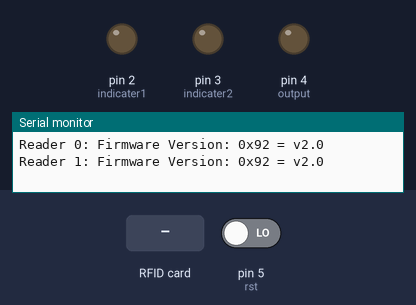
The sketch below on a simulated Arduino Uno, built with avr-gcc and run on an emulated ATmega328P. Parts: output pins drawn as LEDs (lit = HIGH), the last lines printed to the serial monitor. Dashed ring = blinking. The test bench sets the inputs (shaded band); at power-on: pin 5 (rst) LOW. Pins used as bus, display or sensor lines are not drawn.

Above: at 1.3 s.
1.4 s: RFID card A6 8E 5E 8E held to the reader
At 2.1 s:
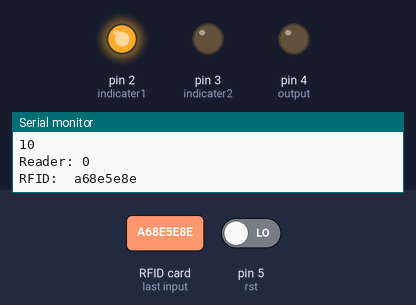
2.9 s: RFID card 5E 7A 19 C4 held to the reader
At 3.4 s:
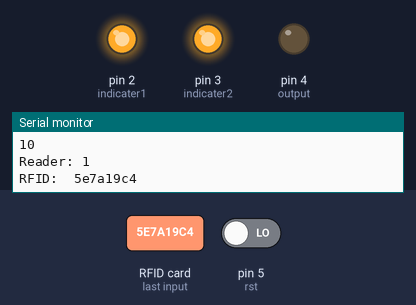
4.4 s: RFID card A6 8E 5E 8E held to the reader
At 4.61 s:
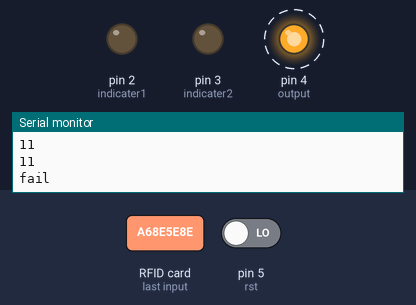
7.4 s: RFID card 5E 7A 19 C4 held to the reader
At 8.4 s:
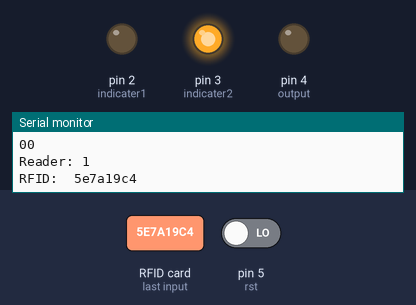
8.9 s: pin 5 (rst) driven HIGH
At 10.3 s:
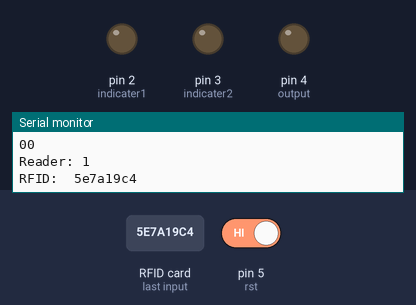
Timing chart, 0 to 11.6 s (numbered marks = the images above; inputs shaded):
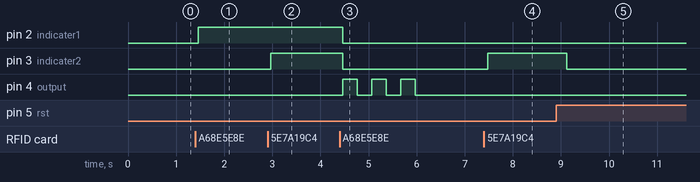

The sketch:

seqCard-seqPlace.ino
```cpp
/**
  *
 * Typical pin layout used:
 * -----------------------------------------------------------------------------------------
 *             MFRC522      Arduino       Arduino   Arduino    Arduino          Arduino
 *             Reader/PCD   Uno/101       Mega      Nano v3    Leonardo/Micro   Pro Micro
 * Signal      Pin          Pin           Pin       Pin        Pin              Pin
 * -----------------------------------------------------------------------------------------
 * RST/Reset   RST          9             5         D9         RESET/ICSP-5     RST
 * SPI SS 1    SDA(SS)      ** custom, take a unused pin, only HIGH/LOW required **
 * SPI SS 2    SDA(SS)      ** custom, take a unused pin, only HIGH/LOW required **
 * SPI MOSI    MOSI         11 / ICSP-4   51        D11        ICSP-4           16
 * SPI MISO    MISO         12 / ICSP-1   50        D12        ICSP-1           14
 * SPI SCK     SCK          13 / ICSP-3   52        D13        ICSP-3           15
 *
 */

/*  Wiring up the RFID Readers ***
 *  RFID readers based on the Mifare RC522 like this one:  http://amzn.to/2gwB81z
 *  get wired up like this:
 *
 *  RFID pin    Arduino pin (above)
 *  _________   ________
 *  SDA          SDA - each RFID board needs its OWN pin on the arduino
 *  SCK          SCK - all RFID boards connect to this one pin
 *  MOSI         MOSI - all RFID boards connect to this one pin
 *  MISO         MISO - all RFID boards connect to this one pin
 *  IRQ          not used
 *  GND          GND - all RFID connect to GND
 *  RST          RST - all RFID boards connect to this one pin
 *  3.3V         3v3 - all RFID connect to 3.3v for power supply
 *
 */


#include <SPI.h>
#include <MFRC522.h>

#define RST_PIN         9          // Configurable, see typical pin layout above

//each SS_x_PIN variable indicates the unique SS pin for another RFID reader
#define SS_1_PIN        10         // Configurable, take a unused pin, only HIGH/LOW required, must be diffrent to SS 2
#define SS_2_PIN        8          // Configurable, take a unused pin, only HIGH/LOW required, must be diffrent to SS 1
#define SS_3_PIN        7          // Configurable, take a unused pin, only HIGH/LOW required, must be diffrent to SS 1


//must have one SS_x_PIN for each reader connected
#define NR_OF_READERS   2

//indicater of light
#define indicater1 2
#define indicater2 3
#define output 4

//reset button
#define rst 5
int lastButtonState = LOW;   // the previous reading from the input pin
int buttonState;             // the current reading from the input pin

byte ssPins[] = {SS_1_PIN, SS_2_PIN, SS_3_PIN};

MFRC522 mfrc522[NR_OF_READERS];   // Create MFRC522 instance.
String read_rfid;


//this is the pin the relay is on, change as needed for your code
int NoCardCnt = 0;
int currentSequence[NR_OF_READERS];
int currentPlaceSequence[NR_OF_READERS];
int cardCount = 0;

// *************customized***************

int targetSequence[] = {1,2};
int indicaters[] = {indicater1, indicater2};

String cardstr[] = {"a68e5e8e", "46ec294"};
// String card1str = "a68e5e8e";
// String card2str = "46ec294";


/**
 * Initialize.
 */
void setup() {
  pinMode(indicater1, OUTPUT);
  pinMode(indicater2, OUTPUT);
  pinMode(output, OUTPUT);

  pinMode(rst, INPUT);


  digitalWrite(indicater1, LOW);
  digitalWrite(indicater2, LOW);
  digitalWrite(output, LOW);


  Serial.begin(9600); // Initialize serial communications with the PC
  while (!Serial);    // Do nothing if no serial port is opened (added for Arduinos based on ATMEGA32U4)

  SPI.begin();        // Init SPI bus

  for (uint8_t reader = 0; reader < NR_OF_READERS; reader++) {
    mfrc522[reader].PCD_Init(ssPins[reader], RST_PIN); // Init each MFRC522 card
    Serial.print(F("Reader "));
    Serial.print(reader);
    Serial.print(F(": "));
    mfrc522[reader].PCD_DumpVersionToSerial();
  }

}

/**
 * Main loop.
 */
void loop() {

  int buttonReading = digitalRead(rst);
//    Serial.println(buttonReading);

  debounce(buttonReading);

//  Serial.println(buttonState);

  if(buttonState){
    reset();
  }

  if (NoCardCnt > 150){
    reset();
  }

  for (uint8_t reader = 0; reader < NR_OF_READERS; reader++) {
    // Look for new cards

    if (mfrc522[reader].PICC_IsNewCardPresent() && mfrc522[reader].PICC_ReadCardSerial()) {

      dump_byte_array(mfrc522[reader].uid.uidByte, mfrc522[reader].uid.size);

      // currentSequence[cardCount-1] = reader+1;
      int readcardIndex = 0;
      for (int i=0; i<NR_OF_READERS; i++) {
         if (read_rfid == cardstr[i]) {
           readcardIndex = i+1;
           cardCount = cardCount + 1;
           currentSequence[cardCount-1] = readcardIndex;
           currentPlaceSequence[cardCount-1] = reader + 1;

           break;
         }
      }

      showCurrentSequence();

      digitalWrite(indicaters[reader], HIGH);


      Serial.print(F("Reader: "));
      Serial.println(reader);
      // Show some details of the PICC (that is: the tag/card)
      Serial.print(F("RFID:  "));
      Serial.println(read_rfid);


      // Halt PICC
      mfrc522[reader].PICC_HaltA();
      // Stop encryption on PCD
      mfrc522[reader].PCD_StopCrypto1();

    }
    else{
      NoCardCnt = NoCardCnt + 1;
      delay(50);
    }


    if(cardCount == NR_OF_READERS){
      showCurrentSequence();
      if(checkSequence(targetSequence, currentSequence)&&checkSequence(currentSequence, currentPlaceSequence)){
        passAction();
      }else{
        failAction();
      }
    }

  }

  lastButtonState = buttonReading;

}


void dump_byte_array(byte *buffer, byte bufferSize) {
  read_rfid = "";
  for (byte i = 0; i < bufferSize; i++) {
    read_rfid = read_rfid  + String(buffer[i], HEX);
  }
}


void reset(){
  digitalWrite(indicater1, LOW);
  digitalWrite(indicater2, LOW);
  digitalWrite(output, LOW);
  cardCount = 0;
  NoCardCnt = 0;
  for (int i = 0; i < NR_OF_READERS; i++)
  {
    currentSequence[i] = 0;
    currentPlaceSequence[i] = 0;
  }
}

boolean checkSequence(int target[], int current[]){
    if (sizeof(target) != sizeof(current))
    {
      return false;
    }else{
      for (int i = 0; i < sizeof(current); i++) {
        if (target[i]!=current[i])
        {
          return false;
        }
      }
      return true;
    }
}

void showCurrentSequence(){
  for (int i = 0; i < NR_OF_READERS; i++){
        Serial.print(currentSequence[i]);
      }
  Serial.println();
  for (int i = 0; i < NR_OF_READERS; i++){
        Serial.print(currentPlaceSequence[i]);
      }
  Serial.println();
}

void passAction(){
  reset();
  Serial.println("pass");
  digitalWrite(output, HIGH);
  delay(2000); // delay 2 sec
  reset();
}

void failAction(){
  reset();
  Serial.println("fail");
  for (int i = 0; i < 3; ++i)
  {
    digitalWrite(output, HIGH);
    delay(300);
    digitalWrite(output, LOW);
    delay(300);
  }
  reset();

}

void debounce(int reading){
  unsigned long lastDebounceTime = 0;  // the last time the output pin was toggled
  unsigned long debounceDelay = 20;    // the debounce time; increase if the output flickers

    // If the switch changed, due to noise or pressing:
  if (reading != lastButtonState) {
    // reset the debouncing timer
    lastDebounceTime = millis();
  }

  if ((millis() - lastDebounceTime) > debounceDelay) {
    // whatever the reading is at, it's been there for longer than the debounce
    // delay, so take it as the actual current state:

    // if the button state has changed:
    if (reading != buttonState) {
      buttonState = reading;


    }
  }

}
```

Measured:
- after the input at 1.4 s, pin 2 (indicater1): LOW → HIGH after 0.06 s
- after the input at 2.9 s, pin 3 (indicater2): LOW → HIGH after 0.06 s
- after the input at 4.4 s, pin 2 (indicater1), pin 3 (indicater2): HIGH → LOW after 0.07 s; pin 4 (output): alternates HIGH for 0.30 s and LOW for 0.30 s, 6 changes in all, then stays LOW, starting after 0.07 s
- after the input at 7.4 s, pin 3 (indicater2): LOW → HIGH after 0.07 s
- after the input at 8.9 s, pin 3 (indicater2): HIGH → LOW after 0.23 s
